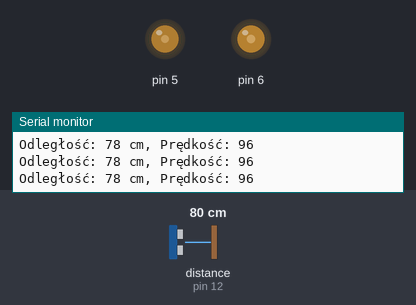
A sketch run on a simulated Arduino Uno, built with avr-gcc and run on an emulated ATmega328P. On the bench: output pins drawn as LEDs (lit = HIGH), the last lines printed to the serial monitor. Wiring (inferred from the names in the program): ultrasonic range finder: trigger pin 11; echo pin 12. The inputs (shaded band) are chosen by the test bench; at power-on: distance to the obstacle (sensor on pin 12) 80 cm. The echo pulse lasts 58.3 µs per cm; pins used as bus, display or sensor lines are not drawn.

Above: at 1.2 s.
1.3 s: distance to the obstacle (sensor on pin 12) set to 2 cm
At 1.9 s:
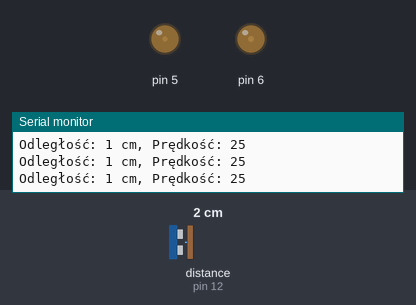
2.8 s: distance to the obstacle (sensor on pin 12) set to 120 cm
At 3.2 s:
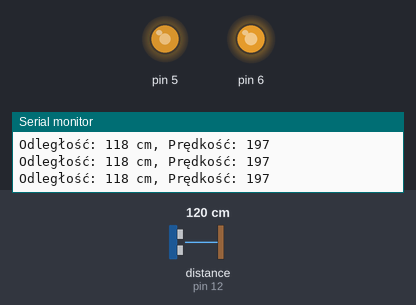
4.3 s: distance to the obstacle (sensor on pin 12) set to 60 cm
At 5.4 s:
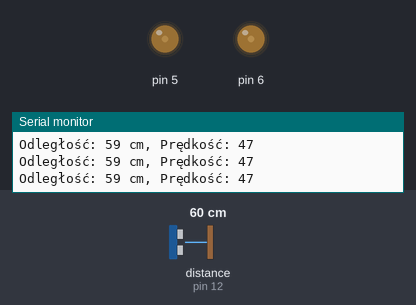
Timing chart, 0 to 7.3 s (numbered marks = the images above; inputs shaded):
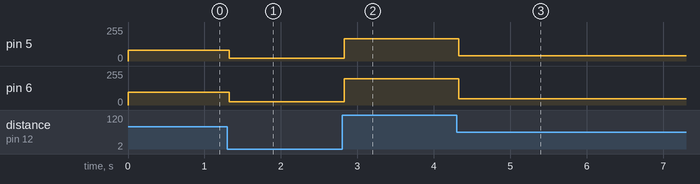

Measured:
- after the input at 1.3 s, pin 5: 81/255 → 21/255 at once; pin 6: 96/255 → 25/255 at once
- after the input at 2.8 s, pin 5: 21/255 → 167/255 at once; pin 6: 25/255 → 197/255 at once
- after the input at 4.3 s, pin 5: 167/255 → 39/255 at once; pin 6: 197/255 → 47/255 at once

The sketch:

task4.ino
```cpp
#define trigPin 11
#define echoPin 12
long duration;
int distance;
double sliskoscDelay = 1000;
int mocSilnika;
int IN1 = A0;
int IN2 = A1;
int IN3 = A2;
int IN4 = A3;
float blisko;
float daleko;
float slisko;
float nieSlisko;
// Reguły sterowania
float zaplonBliskoSlisko;
float zaplonBliskoNieSlisko;
float zaplonDalekoSlisko;
float zaplonDalekoNieSlisko;
// Wyjścia dla każdej reguły
int predkoscBliskoSlisko = 0;    // Stop
int predkoscBliskoNieSlisko = 50; // Wolno
int predkoscDalekoSlisko = 150;  // Średnio
int predkoscDalekoNieSlisko = 255; // Szybko
float sumaZaplonow;


void setup() {
    pinMode(trigPin, OUTPUT);
    pinMode(echoPin, INPUT);
    digitalWrite(trigPin, LOW);
    delayMicroseconds(5);
    Serial.begin(9600);
    digitalWrite(IN1, HIGH);
    digitalWrite(IN4, HIGH);
}

void loop() {
    digitalWrite(trigPin, HIGH);
    delayMicroseconds(10);
    digitalWrite(trigPin, LOW);
    duration = pulseIn(echoPin, HIGH);
    // Calculate the distance:
    distance = duration * 0.034 / 2; // distance in cm
    blisko = funkcjaBlisko(distance);
    daleko = funkcjaDaleko(distance);
    slisko = funkcjaSlisko(sliskoscDelay);
    nieSlisko = funkcjaNieSlisko(sliskoscDelay);
    // Reguły sterowania
    zaplonBliskoSlisko = min(blisko, slisko); // blisko i slisko to stop
    zaplonBliskoNieSlisko = min(blisko, nieSlisko); // blisko i nieslisko to wolno
    zaplonDalekoSlisko = min(daleko, slisko); // daleko i slisko to srednio
    zaplonDalekoNieSlisko = min(daleko, nieSlisko); // daleko i nieslisko to szybko
    // tutaj jest miejsce w którym nam czegoś brakuje - zaprezentowano na ćwiczeniach
    sumaZaplonow = zaplonBliskoSlisko + zaplonBliskoNieSlisko + zaplonDalekoSlisko + zaplonDalekoNieSlisko;
    if (sumaZaplonow == 0) {
        mocSilnika = 0;
    } else {
        mocSilnika = (
            zaplonBliskoSlisko * predkoscBliskoSlisko +
            zaplonBliskoNieSlisko * predkoscBliskoNieSlisko +
            zaplonDalekoSlisko * predkoscDalekoSlisko +
            zaplonDalekoNieSlisko * predkoscDalekoNieSlisko
        ) / sumaZaplonow;
    }


    analogWrite(5, mocSilnika * 0.85); // lewy silnik jest mocniejszy
    analogWrite(6, mocSilnika);
    Serial.print("Odległość: ");
    Serial.print(distance);
    Serial.print(" cm, Prędkość: ");
    Serial.println(mocSilnika);
    //delay(100);
}
float funkcjaBlisko(int dystans) {
    if (dystans <= 50) return 1.0;
    if (dystans >= 120) return 0.0;
    return (120.0 - dystans) / 70.0;
}
float funkcjaDaleko(int dystans) {
    if (dystans <= 50) return 0.0;
    if (dystans >= 120) return 1.0;
    return (dystans - 50.0) / 70.0;
}
float funkcjaSlisko(double opoznienie) {
    if (opoznienie <= 0) return 0.0;
    if (opoznienie >= 5000) return 1.0;
    return opoznienie / 500.0;
}
float funkcjaNieSlisko(double opoznienie) {
    if (opoznienie <= 0) return 1.0;
    if (opoznienie >= 5000) return 0.0;
    return (5000.0 - opoznienie) / 500.0;
}
```
